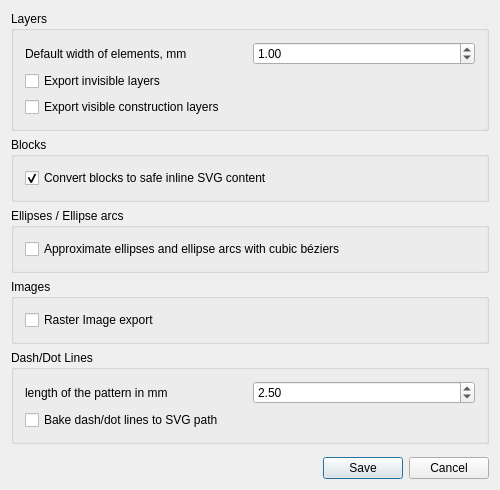
<?xml version="1.0" encoding="UTF-8"?>
<ui version="4.0">
 <class>QG_DlgOptionsMakerCam</class>
 <widget class="QDialog" name="QG_DlgOptionsMakerCam">
  <property name="geometry">
   <rect>
    <x>0</x>
    <y>0</y>
    <width>500</width>
    <height>490</height>
   </rect>
  </property>
  <property name="minimumSize">
   <size>
    <width>500</width>
    <height>490</height>
   </size>
  </property>
  <property name="windowTitle">
   <string>Export as CAM/plain SVG</string>
  </property>
  <layout class="QVBoxLayout">
   <property name="leftMargin">
    <number>11</number>
   </property>
   <property name="topMargin">
    <number>11</number>
   </property>
   <property name="rightMargin">
    <number>11</number>
   </property>
   <property name="bottomMargin">
    <number>11</number>
   </property>
   <item alignment="Qt::AlignTop">
    <widget class="QGroupBox" name="gbLayers">
     <property name="title">
      <string>Layers</string>
     </property>
     <layout class="QHBoxLayout">
      <item>
       <layout class="QVBoxLayout">
        <item>
         <layout class="QHBoxLayout" name="hLayoutDefaultElementWidth">
          <item>
           <widget class="QLabel" name="lbDefaultElementWidth">
            <property name="text">
             <string>Default width of elements, mm</string>
            </property>
           </widget>
          </item>
          <item>
           <widget class="QDoubleSpinBox" name="dSpinBoxDefaultElementWidth">
            <property name="singleStep">
             <double>0.010000000000000</double>
            </property>
            <property name="value">
             <double>1.000000000000000</double>
            </property>
           </widget>
          </item>
         </layout>
        </item>
        <item>
         <widget class="QCheckBox" name="checkInvisibleLayers">
          <property name="text">
           <string>Export invisible layers</string>
          </property>
         </widget>
        </item>
        <item>
         <widget class="QCheckBox" name="checkConstructionLayers">
          <property name="text">
           <string>Export visible construction layers</string>
          </property>
         </widget>
        </item>
       </layout>
      </item>
     </layout>
    </widget>
   </item>
   <item alignment="Qt::AlignTop">
    <widget class="QGroupBox" name="gbBlocks">
     <property name="title">
      <string>Blocks</string>
     </property>
     <layout class="QHBoxLayout">
      <item>
       <layout class="QVBoxLayout">
        <item>
         <widget class="QCheckBox" name="checkBlocksInline">
          <property name="text">
           <string>Convert blocks to safe inline SVG content</string>
          </property>
          <property name="checked">
           <bool>true</bool>
          </property>
         </widget>
        </item>
       </layout>
      </item>
     </layout>
    </widget>
   </item>
   <item alignment="Qt::AlignTop">
    <widget class="QGroupBox" name="gbEllipses">
     <property name="title">
      <string>Ellipses / Ellipse arcs</string>
     </property>
     <layout class="QHBoxLayout">
      <item>
       <layout class="QVBoxLayout">
        <item>
         <widget class="QCheckBox" name="checkEllipsesToBeziers">
          <property name="text">
           <string>Approximate ellipses and ellipse arcs with cubic béziers</string>
          </property>
         </widget>
        </item>
       </layout>
      </item>
     </layout>
    </widget>
   </item>
   <item alignment="Qt::AlignTop">
    <widget class="QGroupBox" name="gbImages">
     <property name="title">
      <string>Images</string>
     </property>
     <layout class="QHBoxLayout">
      <item>
       <layout class="QVBoxLayout">
        <item>
         <widget class="QCheckBox" name="checkImages">
          <property name="text">
           <string>Raster Image export</string>
          </property>
         </widget>
        </item>
       </layout>
      </item>
     </layout>
    </widget>
   </item>
   <item alignment="Qt::AlignTop">
    <widget class="QGroupBox" name="gbDashLines">
     <property name="title">
      <string>Dash/Dot Lines</string>
     </property>
     <layout class="QHBoxLayout">
      <item>
       <layout class="QVBoxLayout">
        <item>
         <layout class="QHBoxLayout" name="hLayoutDashLinePatternLength">
          <item>
           <widget class="QLabel" name="lbDashLinePatternLength">
            <property name="text">
             <string>length of the pattern in mm</string>
            </property>
           </widget>
          </item>
          <item>
           <widget class="QDoubleSpinBox" name="dSpinBoxDashLinePatternLength">
            <property name="singleStep">
             <double>0.100000000000000</double>
            </property>
            <property name="value">
             <double>2.500000000000000</double>
            </property>
           </widget>
          </item>
         </layout>
        </item>
        <item>
         <widget class="QCheckBox" name="checkDashDotLines">
          <property name="text">
           <string>Bake dash/dot lines to SVG path</string>
          </property>
         </widget>
        </item>
       </layout>
      </item>
     </layout>
    </widget>
   </item>
   <item>
    <spacer>
     <property name="orientation">
      <enum>Qt::Vertical</enum>
     </property>
     <property name="sizeHint" stdset="0">
      <size>
       <width>20</width>
       <height>40</height>
      </size>
     </property>
    </spacer>
   </item>
   <item>
    <widget class="QDialogButtonBox" name="buttonBox">
     <property name="standardButtons">
      <set>QDialogButtonBox::Cancel|QDialogButtonBox::Save</set>
     </property>
    </widget>
   </item>
  </layout>
 </widget>
 <layoutdefault spacing="6" margin="11"/>
 <resources/>
 <connections>
  <connection>
   <sender>buttonBox</sender>
   <signal>rejected()</signal>
   <receiver>QG_DlgOptionsMakerCam</receiver>
   <slot>reject()</slot>
   <hints>
    <hint type="sourcelabel">
     <x>126</x>
     <y>60</y>
    </hint>
    <hint type="destinationlabel">
     <x>20</x>
     <y>20</y>
    </hint>
   </hints>
  </connection>
  <connection>
   <sender>buttonBox</sender>
   <signal>accepted()</signal>
   <receiver>QG_DlgOptionsMakerCam</receiver>
   <slot>validate()</slot>
   <hints>
    <hint type="sourcelabel">
     <x>126</x>
     <y>60</y>
    </hint>
    <hint type="destinationlabel">
     <x>20</x>
     <y>20</y>
    </hint>
   </hints>
  </connection>
 </connections>
</ui>
